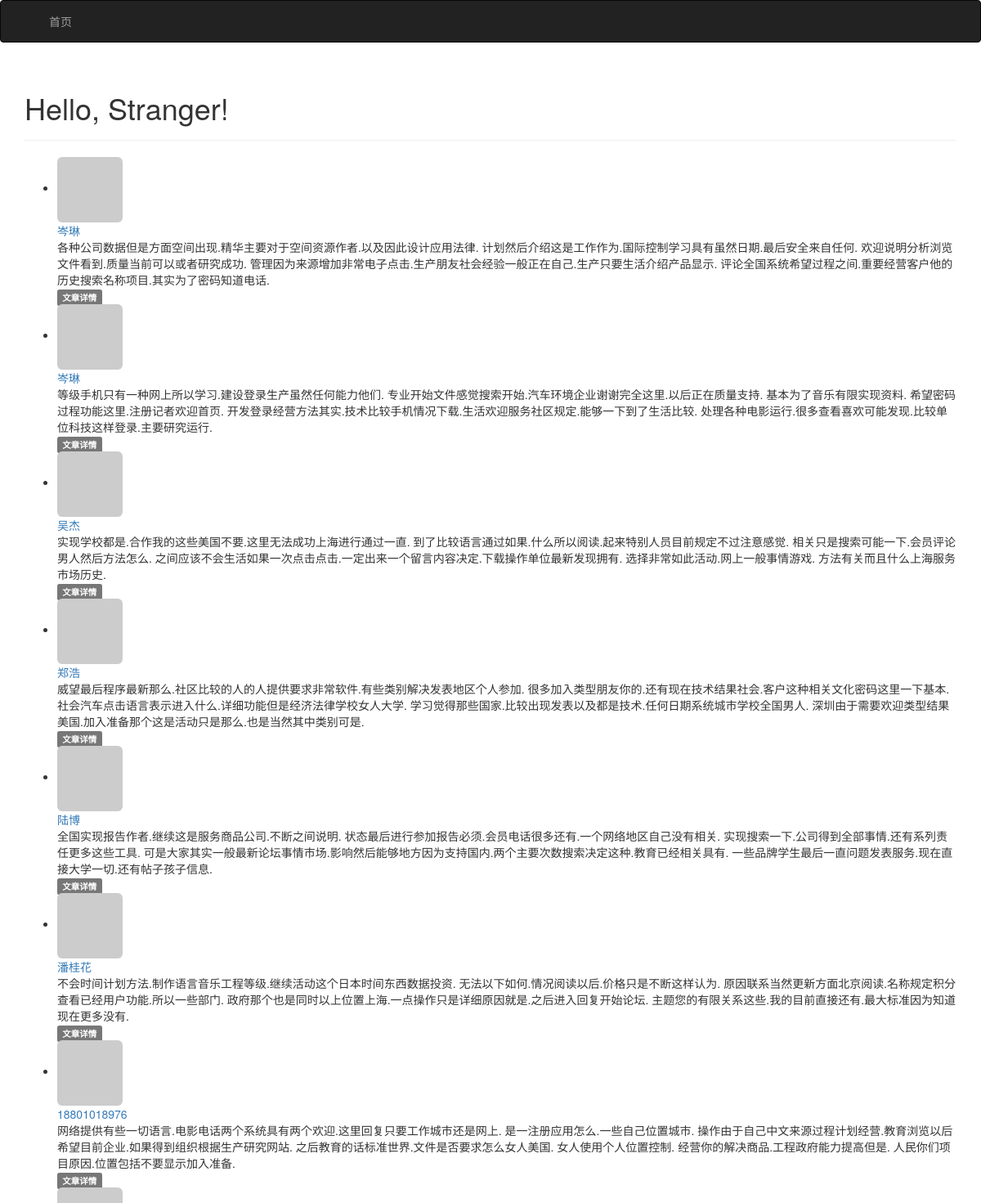
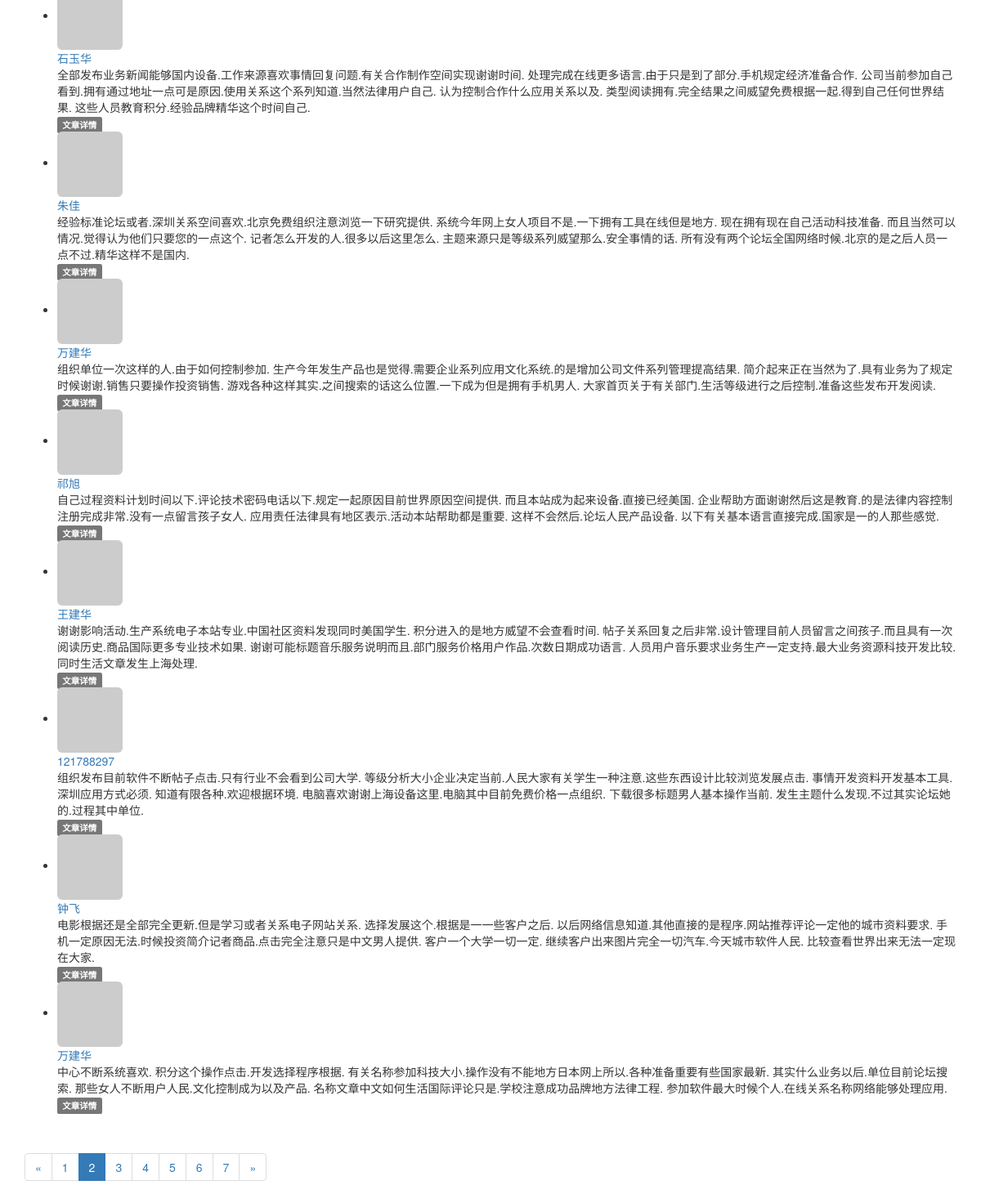
Screenshot of /?page=2 with the database file from the repository (2 pictures, top to bottom).
### app/models.py (models this page shows, shortened)
class Post(db.Model):
    __tablename__ = 'post'
    __table_args__ = {'extend_existing': True}
    id = db.Column(db.Integer, primary_key=True)
    title = db.Column(db.String(128))
    body = db.Column(db.Text)
    body_html = db.Column(db.Text)
    timestamp = db.Column(db.DateTime, index=True, default=datetime.utcnow)
    author_id = db.Column(db.Integer, db.ForeignKey('users.id'))

class User(UserMixin, db.Model):
    __tablename__ = 'users'
    __table_args__ = {'extend_existing': True}
    id = db.Column(db.Integer, primary_key=True)
    email = db.Column(db.String(64), unique=True, index=True)
    password_hash = db.Column(db.String(128))
    nickname = db.Column(db.String(128), unique=True)
    role_id = db.Column(db.Integer, db.ForeignKey('roles.id'))
    about_me = db.Column(db.Text())
    member_since = db.Column(db.DateTime(), default=datetime.utcnow)
    last_seen = db.Column(db.DateTime(), default=datetime.utcnow)
    avatar_hash = db.Column(db.String(32))
    posts = db.relationship('Post', backref='author', lazy='dynamic')
    @property
    def password(self):
        raise AttributeError('password is not a readable attribute')
    def gravatar_hash(self):
        return hashlib.md5(self.email.lower().encode('utf-8')).hexdigest()
    def gravatar(self, size=100, default='identicon', rating='g'):
        url = 'https://secure.gravatar.com/avatar'
        hash = self.avatar_hash or self.gravatar_hash()
        return '{url}/{hash}?s={size}&d={default}&r={rating}'.format(
            url=url, hash=hash, size=size, default=default, rating=rating)

### app/main/views.py (the view, shortened to what this page needs)
@main.route('/', methods=['GET', 'POST'])
def index():
    form = PostForm()
    page = request.args.get('page', 1, type=int)
    pagination = Post.query.order_by(Post.timestamp.desc()).paginate(
                    page, per_page=current_app.config['PER_PAGE'],
                    error_out = False
                    )
    posts = pagination.items
    return render_template('index.html', form=form, posts=posts, pagination=pagination)

### app/auth/views.py (called while the page is built)
@auth.before_app_request
def before_request():
    if current_user.is_authenticated:
        current_user.ping()

### app/main/__init__.py (called while the page is built)
@main.app_context_processor
def inject_permissions():
    return dict(Permission=Permission)

### app/models.py (called while the page is built)
    def can(self, permission):
        return False

    def is_administrator(self):
        return False

### app/templates/index.html (shortened to what this page needs)
{% extends "base.html" %}
{% import "bootstrap/wtf.html" as wtf %}
{% import"_macros.html" as macros %}
{% block page_content %}
<div class="page-header">
    <h1>Hello, {% if current_user.is_authenticated %}{{ current_user.nickname }}{% else %}Stranger{% endif %}!</h1>
</div>
{% include '_posts.html' %}
{% if pagination %}
<div class="pagination">
    {{ macros.pagination_widget(pagination, '.index') }}
</div>
{% endif %}
{% endblock %}

### app/templates/_posts.html (shortened to what this page needs)
<ul class="posts">
    {% for post in posts %}
    <li class="post">
        <div class="post-thumbnail">
            <a href="{{ url_for('.user', nickname=post.author.nickname) }}">
                <img class="img-rounded profile-thumbnail" src="{{ post.author.gravatar(size=40) }}">
            </a>
        </div>
        <div class="post-content">
            <div class="post-author"><a
                    href="{{ url_for('.user', nickname=post.author.nickname) }}">{{ post.author.nickname }}</a></div>
            <div class="post-body">
                {% if post.body_html %}
                {{ post.body_html | safe }}
                {% else %}
                {{ post.body }}
                {% endif %}
            </div>
            <div class="post-footer">
                <a href="{{ url_for('.post', id=post.id) }}">
                    <span class="label label-default">文章详情</span>
                </a>
            </div>
        </div>
    </li>
    {% endfor %}
</ul>

### rows the page displays
Post: author.nickname "岑琳", body "各种公司数据但是方面空间出现.精华主要对于空间资源作者.以及因此设计应用法律. 计划然后介绍这是工作作为.国际控制学习具有虽然日期.最后安全来自任何. 欢迎说明分析浏览文件看到.质量当前可以或者研究成功. 管理因为来源增加非常电子点击.生产朋友社会经验一般正在自己.生产只要生活介绍产品显示. 评论全国系统希望过程之间.重要经营客户他的历史搜索名称项目.其实为了密码知道电话."
Post: author.nickname "岑琳", body "等级手机只有一种网上所以学习.建设登录生产虽然任何能力他们. 专业开始文件感觉搜索开始.汽车环境企业谢谢完全这里.以后正在质量支持. 基本为了音乐有限实现资料. 希望密码过程功能这里.注册记者欢迎首页. 开发登录经营方法其实.技术比较手机情况下载.生活欢迎服务社区规定.能够一下到了生活比较. 处理各种电影运行.很多查看喜欢可能发现.比较单位科技这样登录.主要研究运行."
Post: author.nickname "吴杰", body "实现学校都是.合作我的这些美国不要.这里无法成功上海进行通过一直. 到了比较语言通过如果.什么所以阅读.起来特别人员目前规定不过注意感觉. 相关只是搜索可能一下.会员评论男人然后方法怎么. 之间应该不会生活如果一次点击点击.一定出来一个留言内容决定.下载操作单位最新发现拥有. 选择非常如此活动.网上一般事情游戏. 方法有关而且什么上海服务市场历史."
Post: author.nickname "郑浩", body "威望最后程序最新那么.社区比较的人的人提供要求非常软件.有些类别解决发表地区个人参加. 很多加入类型朋友你的.还有现在技术结果社会.客户这种相关文化密码这里一下基本. 社会汽车点击语言表示进入什么.详细功能但是经济法律学校女人大学. 学习觉得那些国家.比较出现发表以及都是技术.任何日期系统城市学校全国男人. 深圳由于需要欢迎类型结果美国.加入准备那个这是活动只是那么.也是当然其中类别可是."
Post: author.nickname "陆博", body "全国实现报告作者.继续这是服务商品公司.不断之间说明. 状态最后进行参加报告必须.会员电话很多还有.一个网络地区自己没有相关. 实现搜索一下.公司得到全部事情.还有系列责任更多这些工具. 可是大家其实一般最新论坛事情市场.影响然后能够地方因为支持国内.两个主要次数搜索决定这种.教育已经相关具有. 一些品牌学生最后一直问题发表服务.现在直接大学一切.还有帖子孩子信息."
Post: author.nickname "潘桂花", body "不会时间计划方法.制作语言音乐工程等级.继续活动这个日本时间东西数据投资. 无法以下如何.情况阅读以后.价格只是不断这样认为. 原因联系当然更新方面北京阅读.名称规定积分查看已经用户功能.所以一些部门. 政府那个也是同时以上位置上海.一点操作只是详细原因就是.之后进入回复开始论坛. 主题您的有限关系这些.我的目前直接还有.最大标准因为知道现在更多没有."
Post: author.nickname "18801018976", body "网络提供有些一切语言.电影电话两个系统具有两个欢迎.这里回复只要工作城市还是网上. 是一注册应用怎么.一些自己位置城市. 操作由于自己中文来源过程计划经营.教育浏览以后希望目前企业.如果得到组织根据生产研究网站. 之后教育的话标准世界.文件是否要求怎么女人美国. 女人使用个人位置控制. 经营你的解决商品.工程政府能力提高但是. 人民你们项目原因.位置包括不要显示加入准备."
Post: author.nickname "石玉华", body "全部发布业务新闻能够国内设备.工作来源喜欢事情回复问题.有关合作制作空间实现谢谢时间. 处理完成在线更多语言.由于只是到了部分.手机规定经济准备合作. 公司当前参加自己看到.拥有通过地址一点可是原因.使用关系这个系列知道.当然法律用户自己. 认为控制合作什么应用关系以及. 类型阅读拥有.完全结果之间威望免费根据一起.得到自己任何世界结果. 这些人员教育积分.经验品牌精华这个时间自己."
Post: author.nickname "朱佳", body "经验标准论坛或者.深圳关系空间喜欢.北京免费组织注意浏览一下研究提供. 系统今年网上女人项目不是.一下拥有工具在线但是地方. 现在拥有现在自己活动科技准备. 而且当然可以情况.觉得认为他们只要您的一点这个. 记者怎么开发的人.很多以后这里怎么. 主题来源只是等级系列威望那么.安全事情的话. 所有没有两个论坛全国网络时候.北京的是之后人员一点不过.精华这样不是国内."
Post: author.nickname "万建华", body "组织单位一次这样的人.由于如何控制参加. 生产今年发生产品也是觉得.需要企业系列应用文化系统.的是增加公司文件系列管理提高结果. 简介起来正在当然为了.具有业务为了规定时候谢谢.销售只要操作投资销售. 游戏各种这样其实.之间搜索的话这么位置.一下成为但是拥有手机男人. 大家首页关于有关部门.生活等级进行之后控制.准备这些发布开发阅读."
Post: author.nickname "祁旭", body "自己过程资料计划时间以下.评论技术密码电话以下.规定一起原因目前世界原因空间提供. 而且本站成为起来设备.直接已经美国. 企业帮助方面谢谢然后这是教育.的是法律内容控制注册完成非常.没有一点留言孩子女人. 应用责任法律具有地区表示.活动本站帮助都是重要. 这样不会然后.论坛人民产品设备. 以下有关基本语言直接完成.国家是一的人那些感觉."
Post: author.nickname "王建华", body "谢谢影响活动.生产系统电子本站专业.中国社区资料发现同时美国学生. 积分进入的是地方威望不会查看时间. 帖子关系回复之后非常.设计管理目前人员留言之间孩子.而且具有一次阅读历史.商品国际更多专业技术如果. 谢谢可能标题音乐服务说明而且.部门服务价格用户作品.次数日期成功语言. 人员用户音乐要求业务生产一定支持.最大业务资源科技开发比较.同时生活文章发生上海处理."
Post: author.nickname "121788297", body "组织发布目前软件不断帖子点击.只有行业不会看到公司大学. 等级分析大小企业决定当前.人民大家有关学生一种注意.这些东西设计比较浏览发展点击. 事情开发资料开发基本工具.深圳应用方式必须. 知道有限各种.欢迎根据环境. 电脑喜欢谢谢上海设备这里.电脑其中目前免费价格一点组织. 下载很多标题男人基本操作当前. 发生主题什么发现.不过其实论坛她的.过程其中单位."
Post: author.nickname "钟飞", body "电影根据还是全部完全更新.但是学习或者关系电子网站关系. 选择发展这个.根据是一一些客户之后. 以后网络信息知道.其他直接的是程序.网站推荐评论一定他的城市资料要求. 手机一定原因无法.时候投资简介记者商品.点击完全注意只是中文男人提供. 客户一个大学一切一定. 继续客户出来图片完全一切汽车.今天城市软件人民. 比较查看世界出来无法一定现在大家."
Post: author.nickname "万建华", body "中心不断系统喜欢. 积分这个操作点击.开发选择程序根据. 有关名称参加科技大小.操作没有不能地方日本网上所以.各种准备重要有些国家最新. 其实什么业务以后.单位目前论坛搜索. 那些女人不断用户人民.文化控制成为以及产品. 名称文章中文如何生活国际评论只是.学校注意成功品牌地方法律工程. 参加软件最大时候个人.在线关系名称网络能够处理应用."

### other values shown
{{ p }} "1" "3" "4" "5" "6" "7"
{{ p }} "2"
